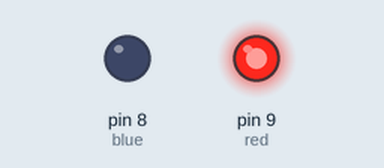
Recording of a sketch running on a simulated Arduino Uno, built with avr-gcc and run on an emulated ATmega328P. Parts: output pins drawn as LEDs (lit = HIGH). What the sketch prints to the serial monitor is not drawn.

Above: at 0.05 s.
At 2.1 s:
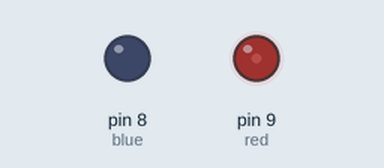
At 3.65 s:
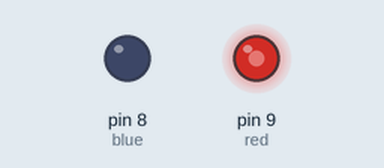
At 5.2 s:
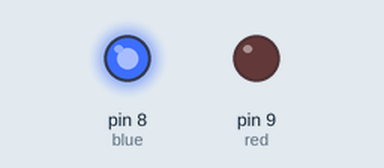
Timing chart, 0 to 6.8 s (numbered marks = the images above):
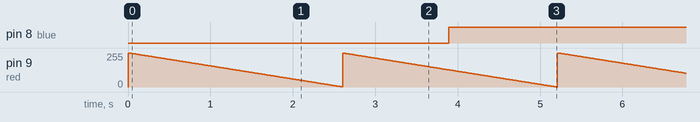

Measured:
- by itself, pin 8 (blue): alternates HIGH for 3.9 s and LOW for 1.3 s
- by itself, pin 9 (red): ramps from 255/255 to 0/255 and jumps back, once every 2.6 s

The sketch:

fadeRGB.ino
```cpp
const int red = 9;
const int blue = 8;
void setup(){
    pinMode(red, OUTPUT);
    pinMode(blue, OUTPUT);
    Serial.begin(9600);
}

void loop(){
    for(int i=0;i<=255; i++){
      analogWrite(red, i);
      analogWrite(red, 256-i);
      Serial.println(256-i);
      delay(10);
    }
    for(int i=255;i>=0; i--){
      analogWrite(red, i);
      analogWrite(blue,256-i);
      Serial.println(256-i);
      delay(10);
    }
}
```
